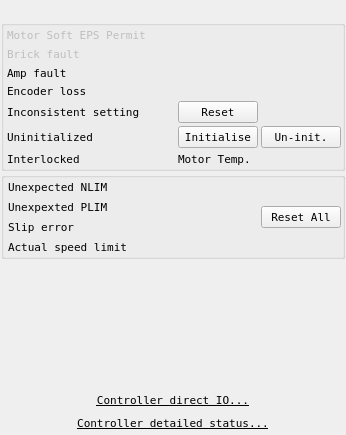
<?xml version="1.0" encoding="UTF-8"?>
<ui version="4.0">
 <class>Form</class>
 <widget class="QWidget" name="Form">
  <property name="geometry">
   <rect>
    <x>0</x>
    <y>0</y>
    <width>325</width>
    <height>435</height>
   </rect>
  </property>
  <property name="sizePolicy">
   <sizepolicy hsizetype="Minimum" vsizetype="Minimum">
    <horstretch>0</horstretch>
    <verstretch>0</verstretch>
   </sizepolicy>
  </property>
  <property name="minimumSize">
   <size>
    <width>0</width>
    <height>0</height>
   </size>
  </property>
  <property name="palette">
   <palette>
    <active>
     <colorrole role="Text">
      <brush brushstyle="SolidPattern">
       <color alpha="255">
        <red>0</red>
        <green>0</green>
        <blue>0</blue>
       </color>
      </brush>
     </colorrole>
     <colorrole role="PlaceholderText">
      <brush brushstyle="NoBrush">
       <color alpha="128">
        <red>0</red>
        <green>0</green>
        <blue>0</blue>
       </color>
      </brush>
     </colorrole>
    </active>
    <inactive>
     <colorrole role="Text">
      <brush brushstyle="SolidPattern">
       <color alpha="255">
        <red>0</red>
        <green>0</green>
        <blue>0</blue>
       </color>
      </brush>
     </colorrole>
     <colorrole role="PlaceholderText">
      <brush brushstyle="NoBrush">
       <color alpha="128">
        <red>0</red>
        <green>0</green>
        <blue>0</blue>
       </color>
      </brush>
     </colorrole>
    </inactive>
    <disabled>
     <colorrole role="Text">
      <brush brushstyle="SolidPattern">
       <color alpha="255">
        <red>0</red>
        <green>0</green>
        <blue>0</blue>
       </color>
      </brush>
     </colorrole>
     <colorrole role="PlaceholderText">
      <brush brushstyle="NoBrush">
       <color alpha="128">
        <red>0</red>
        <green>0</green>
        <blue>0</blue>
       </color>
      </brush>
     </colorrole>
    </disabled>
   </palette>
  </property>
  <property name="font">
   <font>
    <family>DejaVu Sans Mono</family>
    <pointsize>8</pointsize>
   </font>
  </property>
  <property name="windowTitle">
   <string>$(MOTOR) Status</string>
  </property>
  <property name="windowOpacity">
   <double>1.000000000000000</double>
  </property>
  <layout class="QVBoxLayout" name="verticalLayout">
   <property name="spacing">
    <number>1</number>
   </property>
   <property name="leftMargin">
    <number>1</number>
   </property>
   <property name="topMargin">
    <number>1</number>
   </property>
   <property name="rightMargin">
    <number>1</number>
   </property>
   <property name="bottomMargin">
    <number>1</number>
   </property>
   <item>
    <widget class="QEFrame" name="qeframe">
     <layout class="QHBoxLayout" name="horizontalLayout">
      <property name="leftMargin">
       <number>1</number>
      </property>
      <property name="topMargin">
       <number>1</number>
      </property>
      <property name="rightMargin">
       <number>1</number>
      </property>
      <property name="bottomMargin">
       <number>1</number>
      </property>
      <item>
       <widget class="QELabel" name="lab_OutputAddress_3">
        <property name="minimumSize">
         <size>
          <width>110</width>
          <height>16</height>
         </size>
        </property>
        <property name="alignment">
         <set>Qt::AlignCenter</set>
        </property>
        <property name="indent">
         <number>6</number>
        </property>
        <property name="variable" stdset="0">
         <string>$(MOTOR).OUT</string>
        </property>
        <property name="displayAlarmStateOption" stdset="0">
         <enum>QELabel::WhenInvalid</enum>
        </property>
        <property name="displayAlarmState" stdset="0">
         <bool>false</bool>
        </property>
       </widget>
      </item>
      <item>
       <widget class="QEBitStatus" name="qebitstatus_37">
        <property name="sizePolicy">
         <sizepolicy hsizetype="Fixed" vsizetype="Preferred">
          <horstretch>0</horstretch>
          <verstretch>0</verstretch>
         </sizepolicy>
        </property>
        <property name="minimumSize">
         <size>
          <width>16</width>
          <height>16</height>
         </size>
        </property>
        <property name="maximumSize">
         <size>
          <width>16</width>
          <height>16</height>
         </size>
        </property>
        <property name="numberOfBits">
         <number>1</number>
        </property>
        <property name="shift">
         <number>0</number>
        </property>
        <property name="onColour">
         <color>
          <red>255</red>
          <green>0</green>
          <blue>0</blue>
         </color>
        </property>
        <property name="offColour">
         <color>
          <red>220</red>
          <green>255</green>
          <blue>220</blue>
         </color>
        </property>
        <property name="variable" stdset="0">
         <string>$(MOTOR):FAULT</string>
        </property>
        <property name="variableSubstitutions" stdset="0">
         <string/>
        </property>
       </widget>
      </item>
     </layout>
    </widget>
   </item>
   <item>
    <widget class="QGroupBox" name="groupBox_3">
     <property name="title">
      <string/>
     </property>
     <layout class="QGridLayout" name="gridLayout">
      <property name="leftMargin">
       <number>3</number>
      </property>
      <property name="topMargin">
       <number>1</number>
      </property>
      <property name="rightMargin">
       <number>1</number>
      </property>
      <property name="bottomMargin">
       <number>1</number>
      </property>
      <property name="spacing">
       <number>3</number>
      </property>
      <item row="8" column="0">
       <widget class="QLabel" name="label_25">
        <property name="maximumSize">
         <size>
          <width>140</width>
          <height>20</height>
         </size>
        </property>
        <property name="text">
         <string>Interlocked</string>
        </property>
       </widget>
      </item>
      <item row="4" column="0">
       <widget class="QLabel" name="label_10">
        <property name="text">
         <string>Amp fault</string>
        </property>
       </widget>
      </item>
      <item row="2" column="1">
       <widget class="QEBitStatus" name="qebitstatus_23">
        <property name="enabled">
         <bool>false</bool>
        </property>
        <property name="sizePolicy">
         <sizepolicy hsizetype="Fixed" vsizetype="Fixed">
          <horstretch>0</horstretch>
          <verstretch>0</verstretch>
         </sizepolicy>
        </property>
        <property name="minimumSize">
         <size>
          <width>16</width>
          <height>16</height>
         </size>
        </property>
        <property name="maximumSize">
         <size>
          <width>16</width>
          <height>16</height>
         </size>
        </property>
        <property name="numberOfBits">
         <number>1</number>
        </property>
        <property name="onColour">
         <color>
          <red>255</red>
          <green>0</green>
          <blue>0</blue>
         </color>
        </property>
        <property name="offColour">
         <color>
          <red>220</red>
          <green>255</green>
          <blue>223</blue>
         </color>
        </property>
        <property name="variable" stdset="0">
         <string>$(MOTOR):BRICK_FAULT</string>
        </property>
        <property name="visible" stdset="0">
         <bool>false</bool>
        </property>
       </widget>
      </item>
      <item row="8" column="3">
       <widget class="QLabel" name="label_26">
        <property name="enabled">
         <bool>true</bool>
        </property>
        <property name="maximumSize">
         <size>
          <width>140</width>
          <height>20</height>
         </size>
        </property>
        <property name="text">
         <string>Motor Temp.</string>
        </property>
       </widget>
      </item>
      <item row="6" column="3">
       <widget class="QEPushButton" name="resetELOSS_11">
        <property name="minimumSize">
         <size>
          <width>80</width>
          <height>0</height>
         </size>
        </property>
        <property name="maximumSize">
         <size>
          <width>80</width>
          <height>16777215</height>
         </size>
        </property>
        <property name="text">
         <string>Reset</string>
        </property>
        <property name="variable" stdset="0">
         <string>$(MOTOR):ConfigLockReset.PROC</string>
        </property>
        <property name="clickText">
         <string>0</string>
        </property>
        <property name="confirmAction">
         <bool>true</bool>
        </property>
        <property name="confirmText">
         <string extracomment="Possible cases: JogSpeed&gt;controller MaxSpeed (0x01) or attempt to change MaxSpeed(0x02), PosFS (0x04), pLimits (0x08) is blocked. ">A bad parameter setting is blocked. Check your VMAX and MRES</string>
        </property>
        <property name="pressText">
         <string>0</string>
        </property>
        <property name="variableAsToolTip">
         <bool>true</bool>
        </property>
        <property name="userLevelEnabled" stdset="0">
         <enum>QEPushButton::Scientist</enum>
        </property>
       </widget>
      </item>
      <item row="5" column="0">
       <widget class="QLabel" name="label_13">
        <property name="maximumSize">
         <size>
          <width>140</width>
          <height>20</height>
         </size>
        </property>
        <property name="text">
         <string>Encoder loss</string>
        </property>
       </widget>
      </item>
      <item row="8" column="1">
       <widget class="QEBitStatus" name="qebitstatus_24">
        <property name="sizePolicy">
         <sizepolicy hsizetype="Fixed" vsizetype="Fixed">
          <horstretch>0</horstretch>
          <verstretch>0</verstretch>
         </sizepolicy>
        </property>
        <property name="minimumSize">
         <size>
          <width>16</width>
          <height>16</height>
         </size>
        </property>
        <property name="maximumSize">
         <size>
          <width>16</width>
          <height>16</height>
         </size>
        </property>
        <property name="numberOfBits">
         <number>1</number>
        </property>
        <property name="shift">
         <number>1</number>
        </property>
        <property name="onColour">
         <color>
          <red>255</red>
          <green>0</green>
          <blue>0</blue>
         </color>
        </property>
        <property name="offColour">
         <color>
          <red>220</red>
          <green>255</green>
          <blue>223</blue>
         </color>
        </property>
        <property name="variable" stdset="0">
         <string>$(MOTOR):status1</string>
        </property>
       </widget>
      </item>
      <item row="5" column="1">
       <widget class="QEBitStatus" name="qebitstatus_38">
        <property name="sizePolicy">
         <sizepolicy hsizetype="Fixed" vsizetype="Fixed">
          <horstretch>0</horstretch>
          <verstretch>0</verstretch>
         </sizepolicy>
        </property>
        <property name="minimumSize">
         <size>
          <width>14</width>
          <height>14</height>
         </size>
        </property>
        <property name="maximumSize">
         <size>
          <width>16</width>
          <height>16</height>
         </size>
        </property>
        <property name="numberOfBits">
         <number>1</number>
        </property>
        <property name="onColour">
         <color>
          <red>255</red>
          <green>0</green>
          <blue>0</blue>
         </color>
        </property>
        <property name="offColour">
         <color>
          <red>220</red>
          <green>255</green>
          <blue>223</blue>
         </color>
        </property>
        <property name="variable" stdset="0">
         <string>$(MOTOR):EncLoss</string>
        </property>
       </widget>
      </item>
      <item row="6" column="0">
       <widget class="QLabel" name="label_32">
        <property name="maximumSize">
         <size>
          <width>16777215</width>
          <height>20</height>
         </size>
        </property>
        <property name="toolTip">
         <string>Possible cases: JogSpeed&gt;controller MaxSpeed (0x01) or attempt to change MaxSpeed(0x02), PosFS (0x04), pLimits (0x08) is blocked. </string>
        </property>
        <property name="text">
         <string>Inconsistent setting</string>
        </property>
       </widget>
      </item>
      <item row="5" column="4">
       <widget class="QEBitStatus" name="qebitstatus_44">
        <property name="sizePolicy">
         <sizepolicy hsizetype="Fixed" vsizetype="Fixed">
          <horstretch>0</horstretch>
          <verstretch>0</verstretch>
         </sizepolicy>
        </property>
        <property name="minimumSize">
         <size>
          <width>80</width>
          <height>14</height>
         </size>
        </property>
        <property name="maximumSize">
         <size>
          <width>16</width>
          <height>16</height>
         </size>
        </property>
        <property name="toolTip">
         <string/>
        </property>
        <property name="numberOfBits">
         <number>8</number>
        </property>
        <property name="onColour">
         <color>
          <red>255</red>
          <green>0</green>
          <blue>0</blue>
         </color>
        </property>
        <property name="offColour">
         <color>
          <red>220</red>
          <green>255</green>
          <blue>223</blue>
         </color>
        </property>
        <property name="variable" stdset="0">
         <string>$(MOTOR):MainEncStatus</string>
        </property>
        <property name="variableAsToolTip">
         <bool>true</bool>
        </property>
       </widget>
      </item>
      <item row="7" column="0">
       <widget class="QLabel" name="label_15">
        <property name="maximumSize">
         <size>
          <width>140</width>
          <height>20</height>
         </size>
        </property>
        <property name="text">
         <string>Uninitialized</string>
        </property>
       </widget>
      </item>
      <item row="8" column="4">
       <widget class="QELabel" name="qelabel_2">
        <property name="enabled">
         <bool>true</bool>
        </property>
        <property name="variable" stdset="0">
         <string>$(MOTOR):TEMP</string>
        </property>
       </widget>
      </item>
      <item row="1" column="1">
       <widget class="QEBitStatus" name="qebitstatus_22">
        <property name="enabled">
         <bool>false</bool>
        </property>
        <property name="sizePolicy">
         <sizepolicy hsizetype="Fixed" vsizetype="Fixed">
          <horstretch>0</horstretch>
          <verstretch>0</verstretch>
         </sizepolicy>
        </property>
        <property name="minimumSize">
         <size>
          <width>16</width>
          <height>16</height>
         </size>
        </property>
        <property name="maximumSize">
         <size>
          <width>16</width>
          <height>16</height>
         </size>
        </property>
        <property name="numberOfBits">
         <number>1</number>
        </property>
        <property name="onColour">
         <color>
          <red>220</red>
          <green>255</green>
          <blue>223</blue>
         </color>
        </property>
        <property name="offColour">
         <color>
          <red>255</red>
          <green>0</green>
          <blue>0</blue>
         </color>
        </property>
        <property name="variable" stdset="0">
         <string>$(MOTOR):EPS_PERMIT</string>
        </property>
        <property name="visible" stdset="0">
         <bool>false</bool>
        </property>
       </widget>
      </item>
      <item row="7" column="4">
       <widget class="QEPushButton" name="pb_Uninit_2">
        <property name="text">
         <string>Un-init.</string>
        </property>
        <property name="variable" stdset="0">
         <string>$(MOTOR):FORCE_UNINIT.PROC</string>
        </property>
        <property name="clickText">
         <string>1</string>
        </property>
        <property name="confirmAction">
         <bool>true</bool>
        </property>
        <property name="confirmText">
         <string>Warning: the motor will be un-initialized and unphased.</string>
        </property>
        <property name="pressText">
         <string>1</string>
        </property>
        <property name="userLevelEnabled" stdset="0">
         <enum>QEPushButton::Scientist</enum>
        </property>
       </widget>
      </item>
      <item row="6" column="1">
       <widget class="QEBitStatus" name="qebitstatus_45">
        <property name="sizePolicy">
         <sizepolicy hsizetype="Fixed" vsizetype="Fixed">
          <horstretch>0</horstretch>
          <verstretch>0</verstretch>
         </sizepolicy>
        </property>
        <property name="minimumSize">
         <size>
          <width>14</width>
          <height>14</height>
         </size>
        </property>
        <property name="maximumSize">
         <size>
          <width>16</width>
          <height>16</height>
         </size>
        </property>
        <property name="toolTip">
         <string/>
        </property>
        <property name="numberOfBits">
         <number>8</number>
        </property>
        <property name="onColour">
         <color>
          <red>255</red>
          <green>0</green>
          <blue>0</blue>
         </color>
        </property>
        <property name="offColour">
         <color>
          <red>220</red>
          <green>255</green>
          <blue>223</blue>
         </color>
        </property>
        <property name="variable" stdset="0">
         <string>$(MOTOR):ConfigLock.RVAL</string>
        </property>
        <property name="variableAsToolTip">
         <bool>true</bool>
        </property>
       </widget>
      </item>
      <item row="6" column="4">
       <widget class="QEBitStatus" name="qebitstatus_46">
        <property name="sizePolicy">
         <sizepolicy hsizetype="Fixed" vsizetype="Fixed">
          <horstretch>0</horstretch>
          <verstretch>0</verstretch>
         </sizepolicy>
        </property>
        <property name="minimumSize">
         <size>
          <width>80</width>
          <height>14</height>
         </size>
        </property>
        <property name="maximumSize">
         <size>
          <width>16</width>
          <height>16</height>
         </size>
        </property>
        <property name="toolTip">
         <string/>
        </property>
        <property name="numberOfBits">
         <number>8</number>
        </property>
        <property name="onColour">
         <color>
          <red>255</red>
          <green>0</green>
          <blue>0</blue>
         </color>
        </property>
        <property name="offColour">
         <color>
          <red>220</red>
          <green>255</green>
          <blue>223</blue>
         </color>
        </property>
        <property name="variable" stdset="0">
         <string>$(MOTOR):ConfigLock.RVAL</string>
        </property>
        <property name="variableAsToolTip">
         <bool>true</bool>
        </property>
       </widget>
      </item>
      <item row="2" column="0">
       <widget class="QLabel" name="label_23">
        <property name="enabled">
         <bool>false</bool>
        </property>
        <property name="maximumSize">
         <size>
          <width>140</width>
          <height>20</height>
         </size>
        </property>
        <property name="text">
         <string>Brick fault</string>
        </property>
       </widget>
      </item>
      <item row="1" column="0">
       <widget class="QLabel" name="label_21">
        <property name="enabled">
         <bool>false</bool>
        </property>
        <property name="maximumSize">
         <size>
          <width>140</width>
          <height>20</height>
         </size>
        </property>
        <property name="text">
         <string>Motor Soft EPS Permit</string>
        </property>
        <property name="alignment">
         <set>Qt::AlignLeading|Qt::AlignLeft|Qt::AlignVCenter</set>
        </property>
       </widget>
      </item>
      <item row="7" column="1">
       <widget class="QEBitStatus" name="qebitstatus_17">
        <property name="sizePolicy">
         <sizepolicy hsizetype="Fixed" vsizetype="Fixed">
          <horstretch>0</horstretch>
          <verstretch>0</verstretch>
         </sizepolicy>
        </property>
        <property name="minimumSize">
         <size>
          <width>16</width>
          <height>16</height>
         </size>
        </property>
        <property name="maximumSize">
         <size>
          <width>16</width>
          <height>16</height>
         </size>
        </property>
        <property name="numberOfBits">
         <number>1</number>
        </property>
        <property name="onColour">
         <color>
          <red>255</red>
          <green>0</green>
          <blue>0</blue>
         </color>
        </property>
        <property name="offColour">
         <color>
          <red>220</red>
          <green>255</green>
          <blue>223</blue>
         </color>
        </property>
        <property name="variable" stdset="0">
         <string>$(MOTOR):UNINIT</string>
        </property>
       </widget>
      </item>
      <item row="7" column="3">
       <widget class="QEPushButton" name="pb_InitPV_2">
        <property name="minimumSize">
         <size>
          <width>80</width>
          <height>0</height>
         </size>
        </property>
        <property name="maximumSize">
         <size>
          <width>80</width>
          <height>16777215</height>
         </size>
        </property>
        <property name="text">
         <string>Initialise</string>
        </property>
        <property name="variable" stdset="0">
         <string>$(MOTOR):INIT.PROC</string>
        </property>
        <property name="clickText">
         <string>1</string>
        </property>
        <property name="confirmAction">
         <bool>true</bool>
        </property>
        <property name="confirmText">
         <string>Motor will be initialised and phased. Position readback may be invalid if the motor was uninitialised due to a controller reset</string>
        </property>
        <property name="pressText">
         <string>1</string>
        </property>
        <property name="userLevelEnabled" stdset="0">
         <enum>QEPushButton::Scientist</enum>
        </property>
       </widget>
      </item>
      <item row="4" column="1">
       <widget class="QEBitStatus" name="qebitstatus_11">
        <property name="sizePolicy">
         <sizepolicy hsizetype="Fixed" vsizetype="Fixed">
          <horstretch>0</horstretch>
          <verstretch>0</verstretch>
         </sizepolicy>
        </property>
        <property name="minimumSize">
         <size>
          <width>16</width>
          <height>16</height>
         </size>
        </property>
        <property name="maximumSize">
         <size>
          <width>16</width>
          <height>16</height>
         </size>
        </property>
        <property name="numberOfBits">
         <number>1</number>
        </property>
        <property name="onColour">
         <color>
          <red>255</red>
          <green>0</green>
          <blue>0</blue>
         </color>
        </property>
        <property name="offColour">
         <color>
          <red>220</red>
          <green>255</green>
          <blue>223</blue>
         </color>
        </property>
        <property name="variable" stdset="0">
         <string>$(MOTOR):AmpFault</string>
        </property>
       </widget>
      </item>
      <item row="6" column="2">
       <spacer name="horizontalSpacer_2">
        <property name="orientation">
         <enum>Qt::Horizontal</enum>
        </property>
        <property name="sizeType">
         <enum>QSizePolicy::Minimum</enum>
        </property>
        <property name="sizeHint" stdset="0">
         <size>
          <width>10</width>
          <height>20</height>
         </size>
        </property>
       </spacer>
      </item>
     </layout>
    </widget>
   </item>
   <item>
    <widget class="QGroupBox" name="groupBox_4">
     <property name="title">
      <string/>
     </property>
     <layout class="QHBoxLayout" name="horizontalLayout_2">
      <property name="spacing">
       <number>6</number>
      </property>
      <property name="leftMargin">
       <number>3</number>
      </property>
      <property name="topMargin">
       <number>1</number>
      </property>
      <property name="rightMargin">
       <number>1</number>
      </property>
      <property name="bottomMargin">
       <number>1</number>
      </property>
      <item>
       <layout class="QGridLayout" name="gridLayout_4">
        <property name="leftMargin">
         <number>1</number>
        </property>
        <property name="topMargin">
         <number>1</number>
        </property>
        <property name="rightMargin">
         <number>1</number>
        </property>
        <property name="bottomMargin">
         <number>1</number>
        </property>
        <item row="4" column="1">
         <widget class="QEBitStatus" name="qebitstatus_35">
          <property name="sizePolicy">
           <sizepolicy hsizetype="Fixed" vsizetype="Fixed">
            <horstretch>0</horstretch>
            <verstretch>0</verstretch>
           </sizepolicy>
          </property>
          <property name="minimumSize">
           <size>
            <width>14</width>
            <height>14</height>
           </size>
          </property>
          <property name="maximumSize">
           <size>
            <width>16</width>
            <height>16</height>
           </size>
          </property>
          <property name="numberOfBits">
           <number>1</number>
          </property>
          <property name="shift">
           <number>2</number>
          </property>
          <property name="onColour">
           <color>
            <red>255</red>
            <green>0</green>
            <blue>0</blue>
           </color>
          </property>
          <property name="offColour">
           <color>
            <red>220</red>
            <green>255</green>
            <blue>223</blue>
           </color>
          </property>
          <property name="variable" stdset="0">
           <string>$(MOTOR):WrongLimit.RVAL</string>
          </property>
         </widget>
        </item>
        <item row="2" column="0">
         <widget class="QLabel" name="label_35">
          <property name="maximumSize">
           <size>
            <width>16777215</width>
            <height>20</height>
           </size>
          </property>
          <property name="text">
           <string>Unexpexted PLIM</string>
          </property>
         </widget>
        </item>
        <item row="5" column="0">
         <widget class="QLabel" name="label_37">
          <property name="maximumSize">
           <size>
            <width>16777215</width>
            <height>20</height>
           </size>
          </property>
          <property name="text">
           <string>Actual speed limit</string>
          </property>
         </widget>
        </item>
        <item row="4" column="2">
         <widget class="QELabel" name="qelabel_43">
          <property name="font">
           <font>
            <family>Monospace</family>
           </font>
          </property>
          <property name="alignment">
           <set>Qt::AlignRight|Qt::AlignTrailing|Qt::AlignVCenter</set>
          </property>
          <property name="variable" stdset="0">
           <string>$(MOTOR):SlipError</string>
          </property>
          <property name="variableSubstitutions" stdset="0">
           <string/>
          </property>
          <property name="precision">
           <number>0</number>
          </property>
          <property name="useDbPrecision">
           <bool>true</bool>
          </property>
          <property name="forceSign">
           <bool>true</bool>
          </property>
         </widget>
        </item>
        <item row="4" column="0">
         <widget class="QLabel" name="label_36">
          <property name="maximumSize">
           <size>
            <width>16777215</width>
            <height>20</height>
           </size>
          </property>
          <property name="text">
           <string>Slip error</string>
          </property>
         </widget>
        </item>
        <item row="2" column="1">
         <widget class="QEBitStatus" name="qebitstatus_34">
          <property name="sizePolicy">
           <sizepolicy hsizetype="Fixed" vsizetype="Fixed">
            <horstretch>0</horstretch>
            <verstretch>0</verstretch>
           </sizepolicy>
          </property>
          <property name="minimumSize">
           <size>
            <width>14</width>
            <height>14</height>
           </size>
          </property>
          <property name="maximumSize">
           <size>
            <width>16</width>
            <height>16</height>
           </size>
          </property>
          <property name="numberOfBits">
           <number>1</number>
          </property>
          <property name="shift">
           <number>1</number>
          </property>
          <property name="onColour">
           <color>
            <red>255</red>
            <green>0</green>
            <blue>0</blue>
           </color>
          </property>
          <property name="offColour">
           <color>
            <red>220</red>
            <green>255</green>
            <blue>223</blue>
           </color>
          </property>
          <property name="variable" stdset="0">
           <string>$(MOTOR):WrongLimit.RVAL</string>
          </property>
         </widget>
        </item>
        <item row="1" column="0">
         <widget class="QLabel" name="label_27">
          <property name="maximumSize">
           <size>
            <width>16777215</width>
            <height>20</height>
           </size>
          </property>
          <property name="text">
           <string>Unexpected NLIM</string>
          </property>
         </widget>
        </item>
        <item row="1" column="1">
         <widget class="QEBitStatus" name="qebitstatus_48">
          <property name="sizePolicy">
           <sizepolicy hsizetype="Fixed" vsizetype="Fixed">
            <horstretch>0</horstretch>
            <verstretch>0</verstretch>
           </sizepolicy>
          </property>
          <property name="minimumSize">
           <size>
            <width>14</width>
            <height>14</height>
           </size>
          </property>
          <property name="maximumSize">
           <size>
            <width>16</width>
            <height>16</height>
           </size>
          </property>
          <property name="numberOfBits">
           <number>1</number>
          </property>
          <property name="onColour">
           <color>
            <red>255</red>
            <green>0</green>
            <blue>0</blue>
           </color>
          </property>
          <property name="offColour">
           <color>
            <red>220</red>
            <green>255</green>
            <blue>223</blue>
           </color>
          </property>
          <property name="variable" stdset="0">
           <string>$(MOTOR):WrongLimit.RVAL</string>
          </property>
         </widget>
        </item>
        <item row="5" column="1">
         <widget class="QEBitStatus" name="qebitstatus_36">
          <property name="sizePolicy">
           <sizepolicy hsizetype="Fixed" vsizetype="Fixed">
            <horstretch>0</horstretch>
            <verstretch>0</verstretch>
           </sizepolicy>
          </property>
          <property name="minimumSize">
           <size>
            <width>14</width>
            <height>14</height>
           </size>
          </property>
          <property name="maximumSize">
           <size>
            <width>16</width>
            <height>16</height>
           </size>
          </property>
          <property name="numberOfBits">
           <number>1</number>
          </property>
          <property name="shift">
           <number>3</number>
          </property>
          <property name="onColour">
           <color>
            <red>255</red>
            <green>0</green>
            <blue>0</blue>
           </color>
          </property>
          <property name="offColour">
           <color>
            <red>220</red>
            <green>255</green>
            <blue>223</blue>
           </color>
          </property>
          <property name="variable" stdset="0">
           <string>$(MOTOR):WrongLimit.RVAL</string>
          </property>
         </widget>
        </item>
       </layout>
      </item>
      <item>
       <spacer name="horizontalSpacer">
        <property name="orientation">
         <enum>Qt::Horizontal</enum>
        </property>
        <property name="sizeHint" stdset="0">
         <size>
          <width>40</width>
          <height>20</height>
         </size>
        </property>
       </spacer>
      </item>
      <item>
       <widget class="QEPushButton" name="resetELOSS_23">
        <property name="maximumSize">
         <size>
          <width>80</width>
          <height>16777215</height>
         </size>
        </property>
        <property name="text">
         <string>Reset All</string>
        </property>
        <property name="variable" stdset="0">
         <string>$(MOTOR):WrongLimitReset.PROC</string>
        </property>
        <property name="clickText">
         <string>0</string>
        </property>
        <property name="confirmAction">
         <bool>true</bool>
        </property>
        <property name="confirmText">
         <string>Make sure the cause of the fault is known and addressed before resetting these protections.</string>
        </property>
        <property name="pressText">
         <string>0</string>
        </property>
        <property name="userLevelEnabled" stdset="0">
         <enum>QEPushButton::Engineer</enum>
        </property>
       </widget>
      </item>
     </layout>
    </widget>
   </item>
   <item>
    <spacer name="verticalSpacer">
     <property name="orientation">
      <enum>Qt::Vertical</enum>
     </property>
     <property name="sizeHint" stdset="0">
      <size>
       <width>20</width>
       <height>40</height>
      </size>
     </property>
    </spacer>
   </item>
   <item>
    <widget class="QEPushButton" name="qcapushbuttonplugin_11">
     <property name="sizePolicy">
      <sizepolicy hsizetype="Minimum" vsizetype="Fixed">
       <horstretch>0</horstretch>
       <verstretch>0</verstretch>
      </sizepolicy>
     </property>
     <property name="font">
      <font>
       <underline>true</underline>
      </font>
     </property>
     <property name="text">
      <string>Controller direct IO...</string>
     </property>
     <property name="flat">
      <bool>true</bool>
     </property>
     <property name="variable" stdset="0">
      <string/>
     </property>
     <property name="variableSubstitutions" stdset="0">
      <string/>
     </property>
     <property name="clickText">
      <string>1</string>
     </property>
     <property name="guiFile" stdset="0">
      <string>as_ppmac_io.ui</string>
     </property>
     <property name="creationOption" stdset="0">
      <enum>QEPushButton::NewWindow</enum>
     </property>
    </widget>
   </item>
   <item>
    <widget class="QEPushButton" name="qcapushbuttonplugin_12">
     <property name="font">
      <font>
       <underline>true</underline>
      </font>
     </property>
     <property name="text">
      <string>Controller detailed status...</string>
     </property>
     <property name="flat">
      <bool>true</bool>
     </property>
     <property name="variable" stdset="0">
      <string/>
     </property>
     <property name="variableSubstitutions" stdset="0">
      <string/>
     </property>
     <property name="clickText">
      <string>1</string>
     </property>
     <property name="guiFile" stdset="0">
      <string>ppmacPpmacStatus.ui</string>
     </property>
     <property name="creationOption" stdset="0">
      <enum>QEPushButton::NewWindow</enum>
     </property>
    </widget>
   </item>
  </layout>
 </widget>
 <customwidgets>
  <customwidget>
   <class>QEBitStatus</class>
   <extends>QBitStatus</extends>
   <header>QEBitStatus.h</header>
  </customwidget>
  <customwidget>
   <class>QELabel</class>
   <extends>QLabel</extends>
   <header>QELabel.h</header>
  </customwidget>
  <customwidget>
   <class>QEPushButton</class>
   <extends>QPushButton</extends>
   <header>QEPushButton.h</header>
  </customwidget>
  <customwidget>
   <class>QBitStatus</class>
   <extends>QWidget</extends>
   <header>QBitStatus.h</header>
  </customwidget>
  <customwidget>
   <class>QEFrame</class>
   <extends>QFrame</extends>
   <header>QEFrame.h</header>
   <container>1</container>
  </customwidget>
 </customwidgets>
 <resources/>
 <connections/>
</ui>
